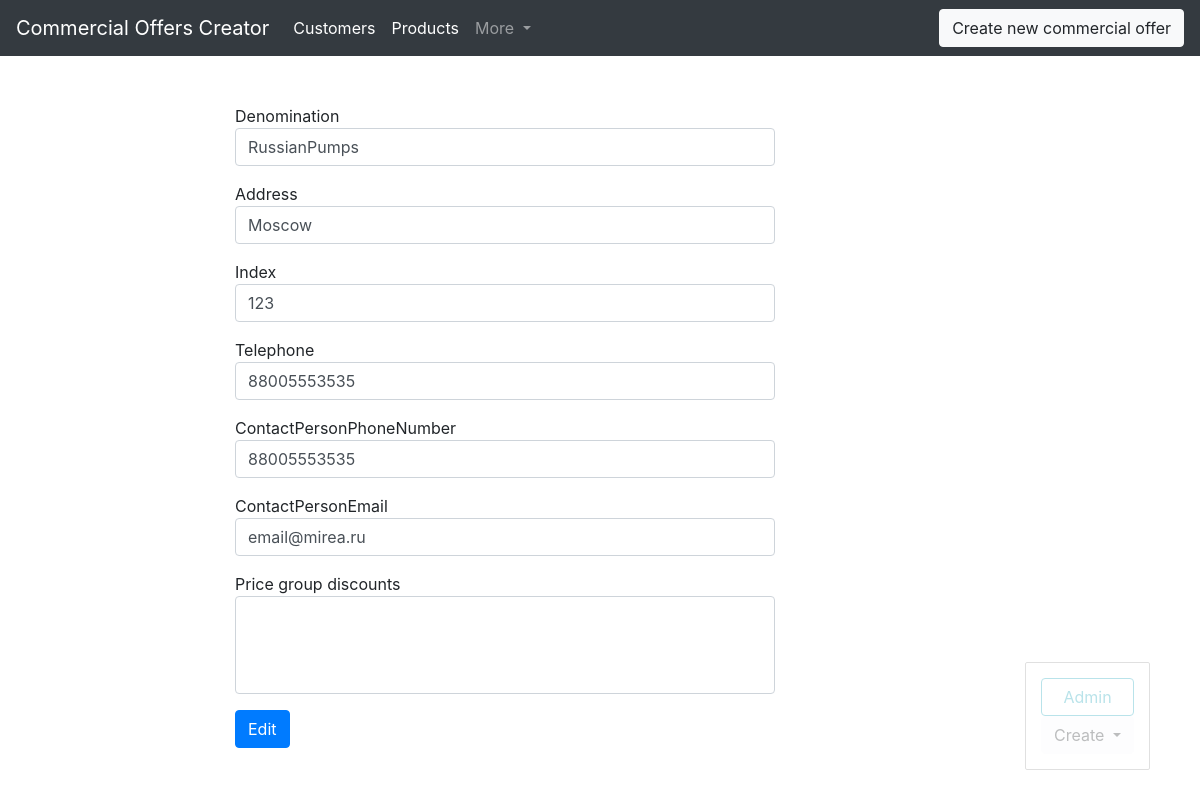
The app's page /COC/customer/12/update (signed in) with its own data.
### COC/models.py (models this page shows, shortened)
class Customer(models.Model):
    denomination = models.CharField(max_length=150, db_index=True)
    id = models.AutoField(primary_key=True)
    address = models.CharField(max_length=150)
    index = models.CharField(max_length=6)
    telephone = models.CharField(max_length=11)
    contactPersonPhoneNumber = models.CharField(max_length=11, blank=True)
    contactPersonEmail = models.CharField(max_length=50, blank=True)
    price_group_discounts = models.ManyToManyField('PriceGroupDiscount', blank=True)
    def get_update_url(self):
        return reverse('customer_update_url', kwargs={'id': self.id})

### COC/views.py (the view)
# urls.py: path('customer/<str:id>/update', CustomerUpdate.as_view(), name='customer_update_url'),
class CustomerUpdate(LoginRequiredMixin, ObjectUpdateMixin, View):
    model = Customer
    model_form = CustomerForm
    template = 'COC/customer_update.html'
    raise_exeption = True

### COC/forms.py
class CustomerForm(forms.ModelForm):
    class Meta:
        model = Customer
        fields = ['denomination', 'address', 'index', 'telephone', 'contactPersonPhoneNumber', 'contactPersonEmail', 'price_group_discounts']
        widgets = {
            'denomination': forms.TextInput(attrs={'class': 'form-control'}),
            'address': forms.TextInput(attrs={'class': 'form-control'}),
            'index': forms.TextInput(attrs={'class': 'form-control'}),
            'telephone': forms.TextInput(attrs={'class': 'form-control'}),
            'contactPersonPhoneNumber': forms.TextInput(attrs={'class': 'form-control'}),
            'contactPersonEmail': forms.TextInput(attrs={'class': 'form-control'}),
            'price_group_discounts':forms.SelectMultiple(attrs={'class':'form-control'}),
        }

### COC/utils.py (called while the page is built)
    def get(self, request, id):
        obj = self.model.objects.get(id=id)
        bound_form = self.model_form(instance=obj)
        return render(request, self.template, context={'form': bound_form, self.model.__name__.lower(): obj})

### COC/templates/COC/customer_update.html (shortened to what this page needs)
{%  extends 'COC/base_COC.html' %}
{% block content %}
  <form action="{{ customer.get_update_url }}" method="post">
    {% for field in form %}
      <div class="form-group">
        {{ field.label }}
        {{field}}
      </div>
    {% endfor %}
      <button type="submit" class='btn btn-primary'>Edit</button>
  </form>
{% endblock %}

### records on screen
Customer: form "RussianPumps" "Moscow" "123" "88005553535" "88005553535" "email@mirea.ru"

### other values on screen
{{ field.label }} "Denomination" "Address" "Index" "Telephone" "ContactPersonPhoneNumber" "ContactPersonEmail" "Price group discounts"
